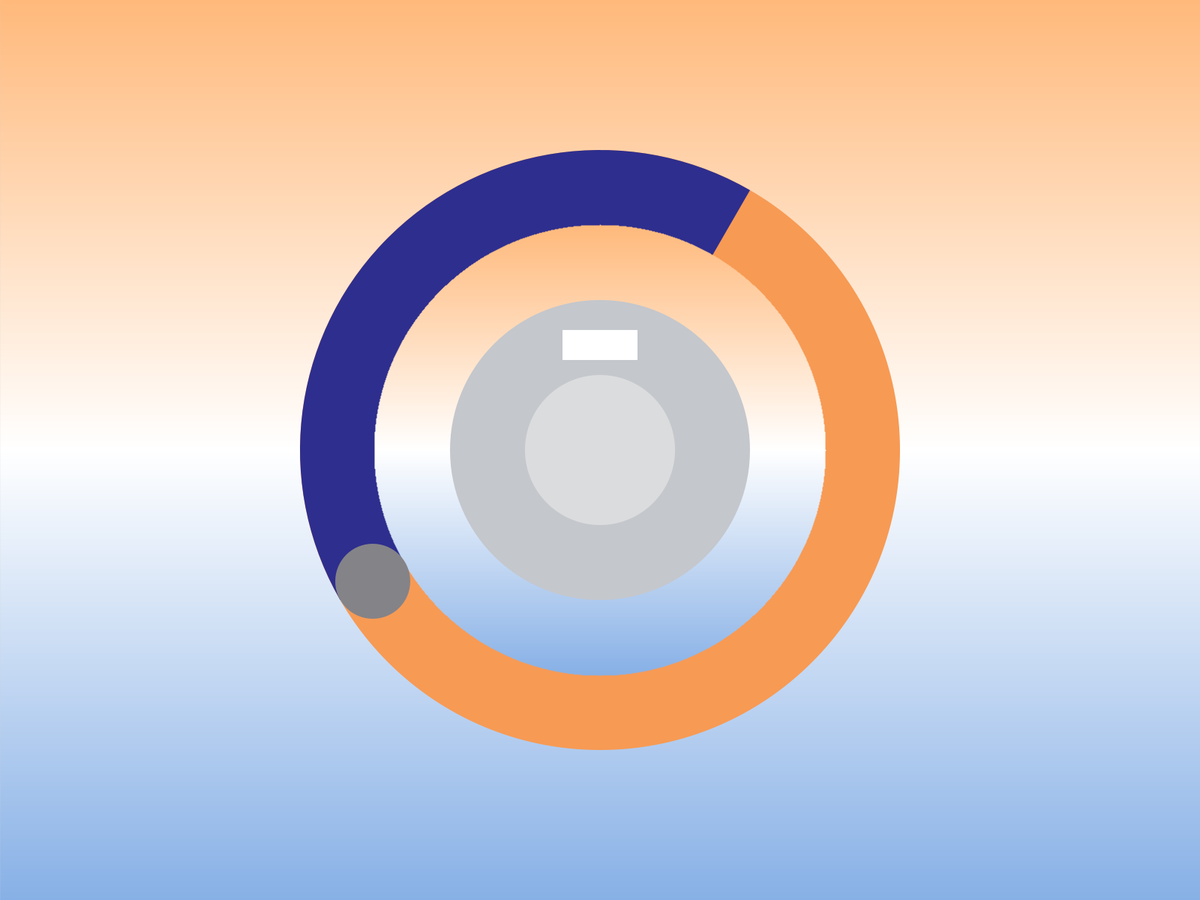
Frame 1 (no input)
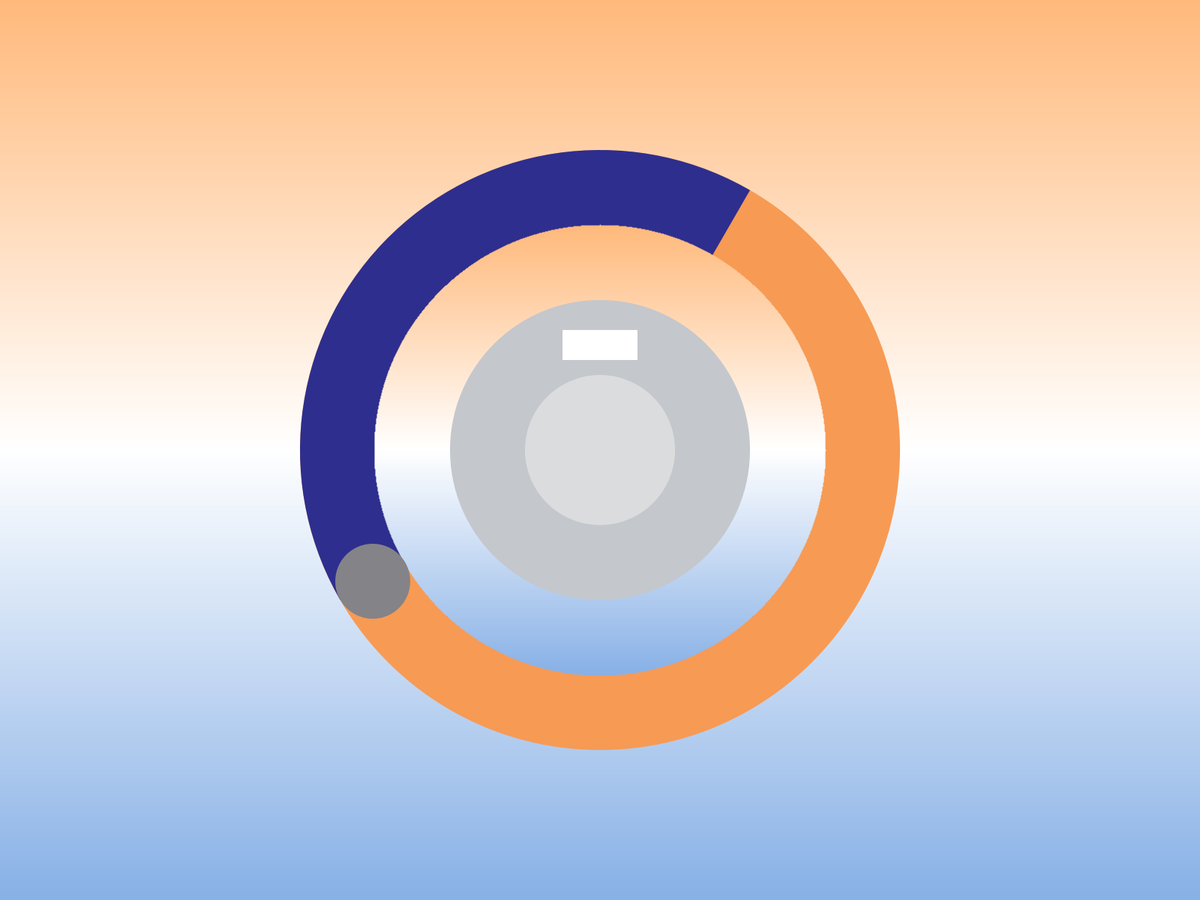
Frame 60 (the mouse pressed at the canvas centre just before this capture)
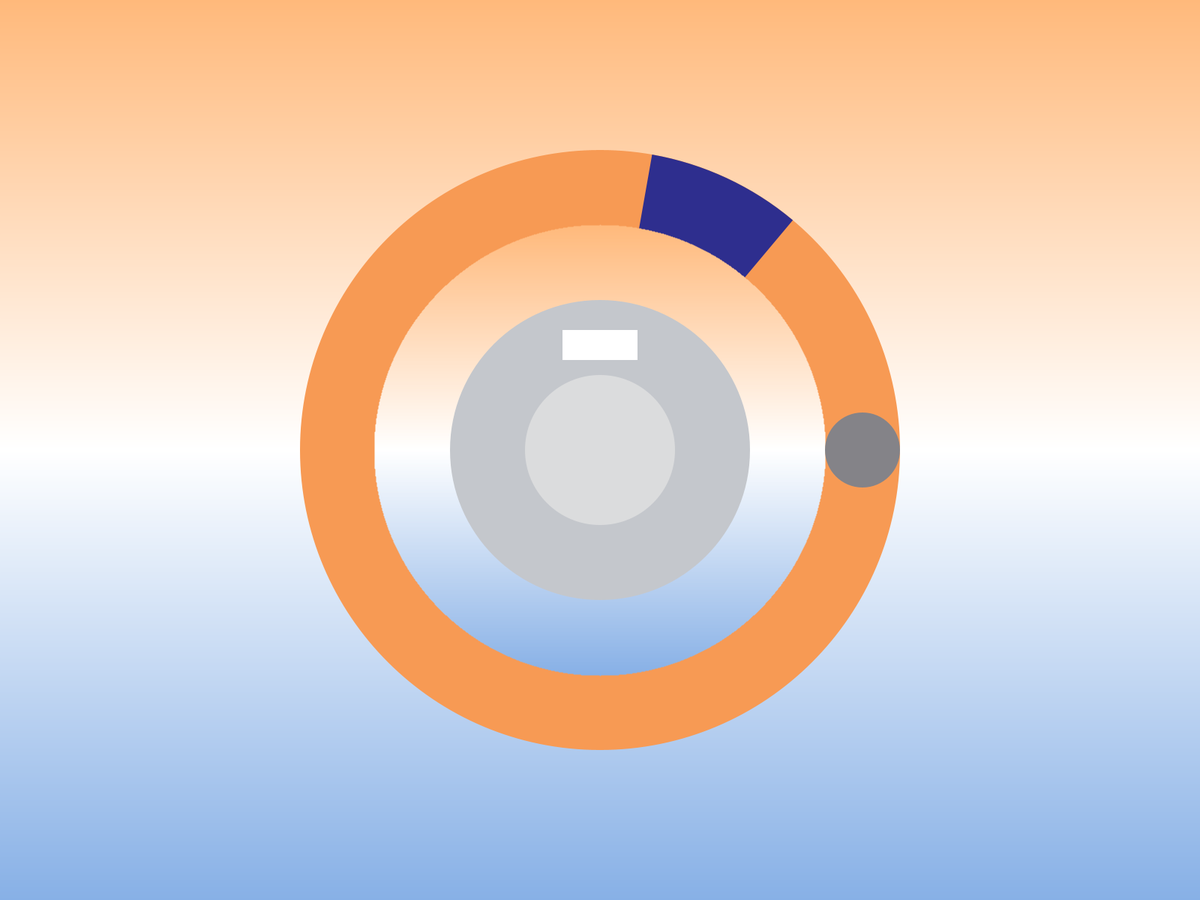
Frame 120 (the mouse held since frame 60 and released just before this capture)

The Processing sketch that drew these frames (run headless with seeded random() and noise(); from frame 60 on, the mouse is pressed at the canvas centre):

// Processing sketch: sleep_plan
// ── sleep_plan.pde
SleepCircle sleepCircle;
WakeCircle wakeCircle;
boolean inSleepCircle = false;
boolean inWakeCircle = false;
int centerX, centerY; // 圆心位置
int outerRadius = 400; // 外圆半径
int innerRadius = 300; // 内圆半径
int menuRadius = 200; // menu圆半径
int switchRadius = 100; // switch圆半径
int buttonRadius = 50; // 按钮半径
float angle; // 当前角度
float startAngle = 150 * (PI / 180); // 扫过区域的起始角度
float endAngle = 150 * (PI / 180); // 扫过区域的结束角度
int doubleClickThreshold = 300; // 双击的时间阈值，单位为毫秒
int lastClickTime = 0; // 上一次点击的时间


void setup() {
  fullScreen(); // 设置窗口大小
  sleepCircle = new SleepCircle(this);
  wakeCircle = new WakeCircle(this);
  centerX = width / 2;
  centerY = height / 2;
  float initialAngle = 150 * (PI / 180); // 七点钟方向的角度，转换为弧度
  angle = initialAngle; // 设置初始角度为七点钟方向
  endAngle = angle; // 设置初始的上一个角度
}

void draw() {
  drawGradientBackground(); // 绘制渐变背景
  drawRings();
  drawButton();
  drawWhiteRectangle(centerX, centerY-140); // 绘制长方形
  if (inSleepCircle) {
    sleepCircle.display();
  } else if (inWakeCircle) {
    wakeCircle.display();
  } else {
    // 默认显示内容或者主界面
  }
}

// 自定义函数绘制橙色到白色再到蓝色的渐变背景
void drawGradientBackground() {
  for (int i = 0; i < height; i++) {
    float inter;
    int c;

    if (i < height / 2) {
      // 从橙色渐变到白色
      inter = map(i, 0, height / 2, 0, 1);
      c = lerpColor(color(255, 185, 123), color(255), inter);
    } else {
      // 从白色渐变到蓝色
      inter = map(i, height / 2, height, 0, 1);
      c = lerpColor(color(255), color(135, 176, 230), inter);
    }

    stroke(c);
    line(0, i, width, i);
  }
}

void drawRings() {
  fill(247,154,84); // 设置外圆颜色
  noStroke();
  ellipse(centerX, centerY, outerRadius * 2, outerRadius * 2); // 绘制外圆
  
  updateSweepArea();
  fill(46, 46, 142); // 设置扫过区域的颜色为蓝色
 // if (endAngle > startAngle) {
  //  arc(centerX, centerY, outerRadius * 2, outerRadius * 2, startAngle, endAngle, PIE);
 // } else {
  //  arc(centerX, centerY, outerRadius * 2, outerRadius * 2, endAngle, startAngle, PIE);
 // }

  drawConcentricSector(); // 绘制同心扇形
  drawInnerCircleLinearGradient(centerX, centerY, innerRadius);
  
  fill(196,199,204); // 设置menu圆颜色
  noStroke();
  ellipse(centerX, centerY, menuRadius * 2, menuRadius * 2); // 绘制menu圆
  
  fill(219,220,221); // 设置switch圆颜色
  noStroke();
  ellipse(centerX, centerY, switchRadius * 2, switchRadius * 2); // 绘制switch圆
  
}

void drawInnerCircleLinearGradient(int cx, int cy, int radius) {
  noFill();
  for (int y = cy - radius; y <= cy + radius; y++) {
    float inter = map(y, cy - radius, cy + radius, 0, 1);
    int c;
    if (y < cy) { // 上半部分：从橙色渐变到白色
      c = lerpColor(color(255, 185, 123), color(255), map(y, cy - radius, cy, 0, 1));
    } else { // 下半部分：从白色渐变到蓝色
      c = lerpColor(color(255), color(135, 176, 230), map(y, cy, cy + radius, 0, 1));
    }
    stroke(c);

    // 计算该y坐标下，线条的起始和结束x坐标
    float dx = sqrt(sq(radius) - sq(cy - y));
    line(cx - dx, y, cx + dx, y);
  }
}

void drawConcentricSector() {
  fill(46, 46, 142); // 设置扇形的颜色（例如红色）
  noStroke(); // 设置扇形边框的颜色
  strokeWeight(2); // 设置边框粗细
  arc(centerX, centerY, outerRadius * 2, outerRadius * 2, 150 * (PI / 180), 300 * (PI / 180), PIE);
}

void drawWhiteRectangle(int x, int y) {
  noStroke(); // 无边框
  fill(255); // 白色填充
  rectMode(CENTER); // 设置绘制模式为中心点模式
  rect(x, y, 100,40); // 绘制长方形
}

void drawButton() {
  int x = centerX + int(cos(angle) * (outerRadius + innerRadius) / 2);
  int y = centerY + int(sin(angle) * (outerRadius + innerRadius) / 2);

  fill(132,131,136); // 设置按钮颜色为灰色
  ellipse(x, y, buttonRadius * 2, buttonRadius * 2); // 绘制按钮
}

void mousePressed() {
    int currentTime = millis(); // 获取当前时间
    if (currentTime - lastClickTime < doubleClickThreshold) {
        // 双击发生，返回主程序
        inSleepCircle = false;
        inWakeCircle = false;
    } else {
 int centerX = width / 2;
  int centerY = height / 2;
  int radius = 400; // 假设外圆和扇形半径相同

  // 计算鼠标位置和圆心之间的距离
  float distance = dist(mouseX, mouseY, centerX, centerY);

  // 检查鼠标点击是否在圆内
  if (distance <= radius) {
    // 计算鼠标点击位置和圆心之间的角度
    float angle = atan2(mouseY - centerY, mouseX - centerX);

    // 转换角度范围到 0 至 TWO_PI
    if (angle < 0) {
      angle += TWO_PI;
    }

    // 定义扇形的开始和结束角度
    float startAngle = 150 * (PI / 180); // 扇形开始角度
    float endAngle = 300 * (PI / 180); // 扇形结束角度

    // 检查点击是否在扇形区域内
    if (angle >= startAngle && angle <= endAngle) {
    inSleepCircle = true;
    inWakeCircle = false;
    } else {
    inSleepCircle =false;
    inWakeCircle = true;
    }
  }
    }
    lastClickTime = currentTime; // 更新最后点击时间
}


void mouseDragged() {
 float dx = mouseX - centerX;
  float dy = mouseY - centerY;
  float currentAngle = atan2(dy, dx);
  
  if (currentAngle < 0) {
    currentAngle += TWO_PI; // 确保角度是正值
  }

  angle = currentAngle; // 更新当前角度
  endAngle = angle; // 更新扫过区域的结束角度
}

void updateSweepArea() {
  // 检查是否需要重置扫过区域的起始角度
  if (abs(endAngle - startAngle) > TWO_PI) {
    startAngle = endAngle;
  }
}

 void mouseReleased() {
  // [鼠标释放事件处理代码]
}

// ── sleepcircle.pde
class SleepCircle {
  PApplet parent;
  int centerX, centerY;
  int outerRadius = 400;
  int innerRadius = 300;
  int menuRadius = 200;
  int switchRadius = 100;
  int buttonRadius = 50;
  float angle = 0;
  float startAngle = 150 * (PI / 180);
  float endAngle = 150 * (PI / 180);
  SleepCircle(PApplet p) {
    parent = p;
    centerX = parent.width / 2;
    centerY = parent.height / 2;
  }

  void display() {
    drawGradientBackground();
    drawRings();
    drawButton();
    drawWhiteRectangle(centerX, centerY-140);
  }

void drawGradientBackground() {
  for (int i = 0; i < height; i++) {
    float inter;
    int c;

    if (i < height / 2) {
      // 从橙色渐变到白色
      inter = map(i, 0, height / 2, 0, 1);
      c = lerpColor(color(255, 185, 123), color(255), inter);
    } else {
      // 从白色渐变到蓝色
      inter = map(i, height / 2, height, 0, 1);
      c = lerpColor(color(255), color(135, 176, 230), inter);
    }

    stroke(c);
    line(0, i, width, i);
  }
}

void drawRings() {
  fill(46, 46, 142); // 设置外圆颜色
  noStroke();
  ellipse(centerX, centerY, outerRadius * 2, outerRadius * 2); // 绘制外圆
  
  updateSweepArea();
  fill(46, 46, 142); // 设置扫过区域的颜色为蓝色
 // if (endAngle > startAngle) {
  //  arc(centerX, centerY, outerRadius * 2, outerRadius * 2, startAngle, endAngle, PIE);
 // } else {
  //  arc(centerX, centerY, outerRadius * 2, outerRadius * 2, endAngle, startAngle, PIE);
 // }

  drawConcentricSector(); // 绘制同心扇形
  drawInnerCircleLinearGradient(centerX, centerY, innerRadius);
  
  fill(196,199,204); // 设置menu圆颜色
  noStroke();
  ellipse(centerX, centerY, menuRadius * 2, menuRadius * 2); // 绘制menu圆
  
  fill(219,220,221); // 设置switch圆颜色
  noStroke();
  ellipse(centerX, centerY, switchRadius * 2, switchRadius * 2); // 绘制switch圆
  
}

void drawInnerCircleLinearGradient(int cx, int cy, int radius) {
  noFill();
  for (int y = cy - radius; y <= cy + radius; y++) {
    float inter = map(y, cy - radius, cy + radius, 0, 1);
    int c;
    if (y < cy) { // 上半部分：从橙色渐变到白色
      c = lerpColor(color(255, 185, 123), color(255), map(y, cy - radius, cy, 0, 1));
    } else { // 下半部分：从白色渐变到蓝色
      c = lerpColor(color(255), color(135, 176, 230), map(y, cy, cy + radius, 0, 1));
    }
    stroke(c);

    // 计算该y坐标下，线条的起始和结束x坐标
    float dx = sqrt(sq(radius) - sq(cy - y));
    line(cx - dx, y, cx + dx, y);
  }
}

void drawConcentricSector() {
  fill(247,154,84); // 设置扇形的颜色（例如红色）
  noStroke(); // 设置扇形边框的颜色
  strokeWeight(2); // 设置边框粗细
  arc(centerX, centerY, outerRadius * 2, outerRadius * 2, 280 * (PI / 180), 310 * (PI / 180), PIE);
}

void drawWhiteRectangle(int x, int y) {
  noStroke(); // 无边框
  fill(255); // 白色填充
  rectMode(CENTER); // 设置绘制模式为中心点模式
  rect(x, y, 100,40); // 绘制长方形
}

void drawButton() {
  int x = centerX + int(cos(angle) * (outerRadius + innerRadius) / 2);
  int y = centerY + int(sin(angle) * (outerRadius + innerRadius) / 2);

  fill(132,131,136); // 设置按钮颜色为灰色
  ellipse(x, y, buttonRadius * 2, buttonRadius * 2); // 绘制按钮
}

void mousePressed() {
  // 计算鼠标和按钮中心的距离
}

void mouseDragged() {
 float dx = mouseX - centerX;
  float dy = mouseY - centerY;
  float currentAngle = atan2(dy, dx);
  
  if (currentAngle < 0) {
    currentAngle += TWO_PI; // 确保角度是正值
  }

  angle = currentAngle; // 更新当前角度
  endAngle = angle; // 更新扫过区域的结束角度
}

void updateSweepArea() {
  // 检查是否需要重置扫过区域的起始角度
  if (abs(endAngle - startAngle) > TWO_PI) {
    startAngle = endAngle;
  }
}

 void mouseReleased() {
  // [鼠标释放事件处理代码]
}
  }

// ── wakecricle.pde
class WakeCircle {
  PApplet parent;
  int centerX, centerY;
  int outerRadius = 400;
  int innerRadius = 300;
  int menuRadius = 200;
  int switchRadius = 100;
  int buttonRadius = 50;
  float angle = 0;
  float startAngle = 150 * (PI / 180);
  float endAngle = 150 * (PI / 180);
  WakeCircle(PApplet p) {
    parent = p;
    centerX = parent.width / 2;
    centerY = parent.height / 2;
  }

  void display() {
    drawGradientBackground();
    drawRings();
    drawButton();
    drawWhiteRectangle(centerX, centerY-140);
  }

void drawGradientBackground() {
  for (int i = 0; i < height; i++) {
    float inter;
    int c;

    if (i < height / 2) {
      // 从橙色渐变到白色
      inter = map(i, 0, height / 2, 0, 1);
      c = lerpColor(color(255, 185, 123), color(255), inter);
    } else {
      // 从白色渐变到蓝色
      inter = map(i, height / 2, height, 0, 1);
      c = lerpColor(color(255), color(135, 176, 230), inter);
    }

    stroke(c);
    line(0, i, width, i);
  }
}

void drawRings() {
  fill(247,154,84); // 设置外圆颜色
  noStroke();
  ellipse(centerX, centerY, outerRadius * 2, outerRadius * 2); // 绘制外圆
  
  updateSweepArea();
  fill(46, 46, 142); // 设置扫过区域的颜色为蓝色
 // if (endAngle > startAngle) {
  //  arc(centerX, centerY, outerRadius * 2, outerRadius * 2, startAngle, endAngle, PIE);
 // } else {
  //  arc(centerX, centerY, outerRadius * 2, outerRadius * 2, endAngle, startAngle, PIE);
 // }

  drawConcentricSector(); // 绘制同心扇形
  drawInnerCircleLinearGradient(centerX, centerY, innerRadius);
  
  fill(196,199,204); // 设置menu圆颜色
  noStroke();
  ellipse(centerX, centerY, menuRadius * 2, menuRadius * 2); // 绘制menu圆
  
  fill(219,220,221); // 设置switch圆颜色
  noStroke();
  ellipse(centerX, centerY, switchRadius * 2, switchRadius * 2); // 绘制switch圆
  
}

void drawInnerCircleLinearGradient(int cx, int cy, int radius) {
  noFill();
  for (int y = cy - radius; y <= cy + radius; y++) {
    float inter = map(y, cy - radius, cy + radius, 0, 1);
    int c;
    if (y < cy) { // 上半部分：从橙色渐变到白色
      c = lerpColor(color(255, 185, 123), color(255), map(y, cy - radius, cy, 0, 1));
    } else { // 下半部分：从白色渐变到蓝色
      c = lerpColor(color(255), color(135, 176, 230), map(y, cy, cy + radius, 0, 1));
    }
    stroke(c);

    // 计算该y坐标下，线条的起始和结束x坐标
    float dx = sqrt(sq(radius) - sq(cy - y));
    line(cx - dx, y, cx + dx, y);
  }
}

void drawConcentricSector() {
  fill(46, 46, 142); // 设置扇形的颜色（例如红色）
  noStroke(); // 设置扇形边框的颜色
  strokeWeight(2); // 设置边框粗细
  arc(centerX, centerY, outerRadius * 2, outerRadius * 2, 280 * (PI / 180), 310 * (PI / 180), PIE);
}

void drawWhiteRectangle(int x, int y) {
  noStroke(); // 无边框
  fill(255); // 白色填充
  rectMode(CENTER); // 设置绘制模式为中心点模式
  rect(x, y, 100,40); // 绘制长方形
}

void drawButton() {
  int x = centerX + int(cos(angle) * (outerRadius + innerRadius) / 2);
  int y = centerY + int(sin(angle) * (outerRadius + innerRadius) / 2);

  fill(132,131,136); // 设置按钮颜色为灰色
  ellipse(x, y, buttonRadius * 2, buttonRadius * 2); // 绘制按钮
}

void mousePressed() {
  // 计算鼠标和按钮中心的距离
}

void mouseDragged() {
 float dx = mouseX - centerX;
  float dy = mouseY - centerY;
  float currentAngle = atan2(dy, dx);
  
  if (currentAngle < 0) {
    currentAngle += TWO_PI; // 确保角度是正值
  }

  angle = currentAngle; // 更新当前角度
  endAngle = angle; // 更新扫过区域的结束角度
}

void updateSweepArea() {
  // 检查是否需要重置扫过区域的起始角度
  if (abs(endAngle - startAngle) > TWO_PI) {
    startAngle = endAngle;
  }
}

 void mouseReleased() {
  // [鼠标释放事件处理代码]
}
  }
